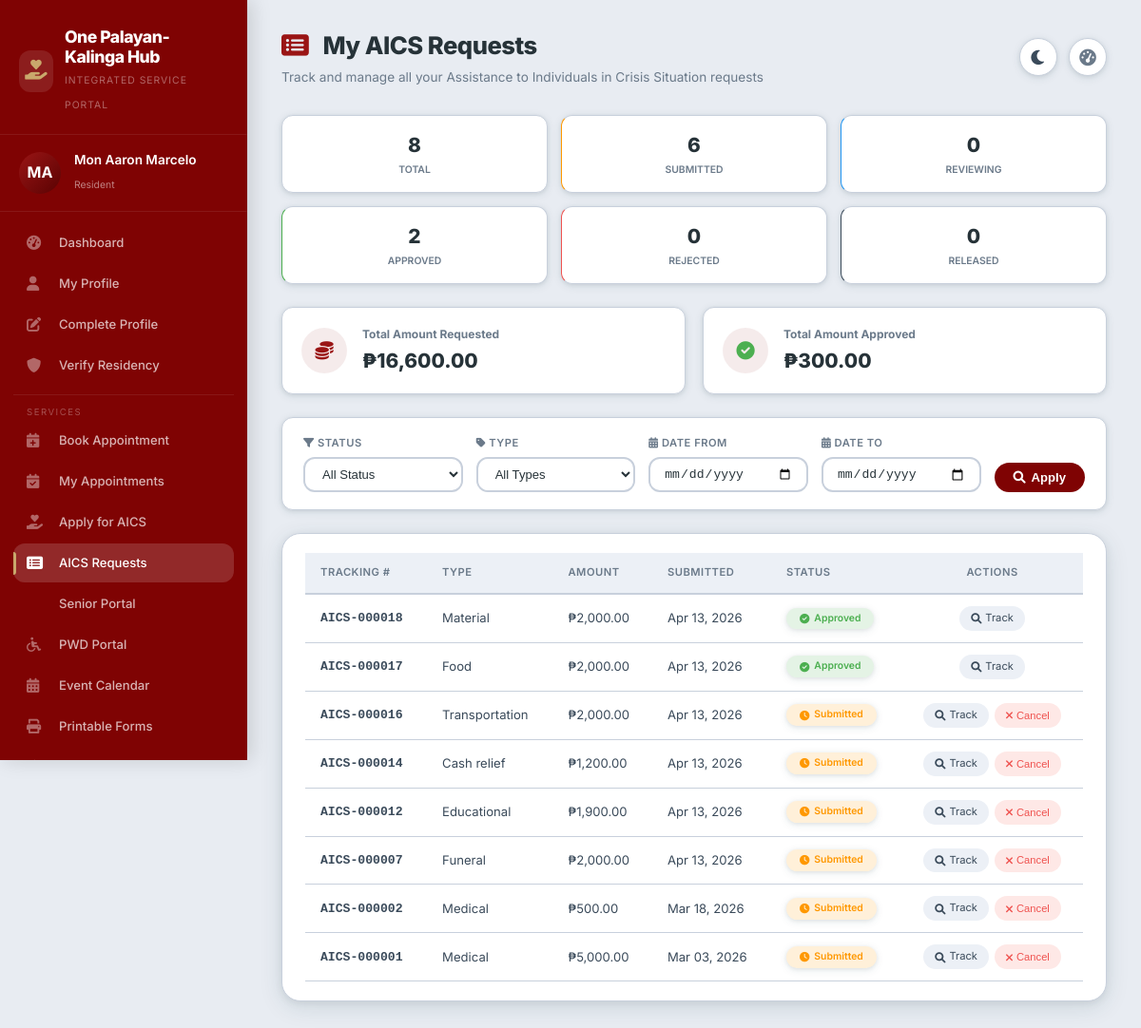
Page /aics-requests.php (signed in) on the earlier database version.
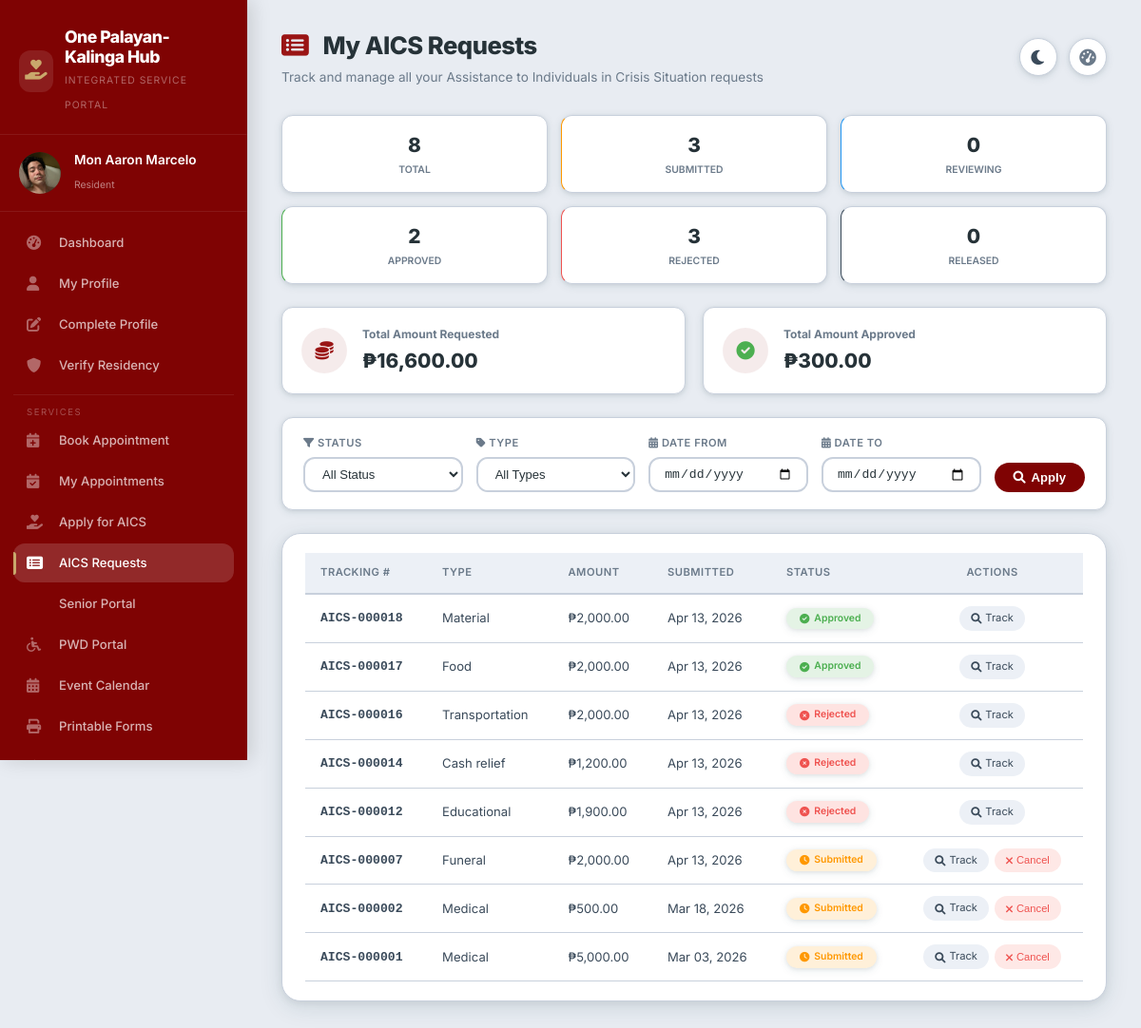
Same page on the later database version.
### tables this page shows
CREATE TABLE `aics_requests` (
  `aics_id` int(11) NOT NULL,
  `user_id` int(11) NOT NULL,
  `request_type` enum('medical','funeral','educational','transportation','food','cash_relief','material') NOT NULL,
  `amount_requested` decimal(10,2) DEFAULT NULL,
  `amount_approved` decimal(10,2) DEFAULT NULL,
  `purpose` text DEFAULT NULL,
  `status` enum('submitted','reviewing','approved','rejected','released') DEFAULT 'submitted',
  `submission_date` timestamp NOT NULL DEFAULT current_timestamp(),
  `reviewed_by` int(11) DEFAULT NULL,
  `review_date` datetime DEFAULT NULL,
  `approved_by` int(11) DEFAULT NULL,
  `approval_date` datetime DEFAULT NULL,
  `release_date` datetime DEFAULT NULL,
  `rejection_reason` text DEFAULT NULL
);

CREATE TABLE `users` (
  `user_id` int(11) NOT NULL,
  `username` varchar(50) NOT NULL,
  `password` varchar(255) NOT NULL,
  `email` varchar(100) NOT NULL,
  `first_name` varchar(50) NOT NULL,
  `last_name` varchar(50) NOT NULL,
  `contact_number` varchar(20) DEFAULT NULL,
  `address` text DEFAULT NULL,
  `role` enum('resident','staff','admin') DEFAULT 'resident',
  `status` enum('active','inactive') DEFAULT 'active',
  `created_at` timestamp NOT NULL DEFAULT current_timestamp(),
  `updated_at` timestamp NOT NULL DEFAULT current_timestamp() ON UPDATE current_timestamp(),
  `last_login` datetime DEFAULT NULL,
  `is_active` tinyint(1) NOT NULL DEFAULT 1,
  `profile_picture` varchar(255) DEFAULT NULL,
  `verification_status` enum('pending','verified','rejected') DEFAULT 'pending',
  `verification_date` timestamp NULL DEFAULT NULL,
  `verified_by` int(11) DEFAULT NULL
);

### aics-requests.php (the view, shortened to what the changed rows need)
<?php
$database = new Database();
$db = $database->getConnection();
$query = "SELECT * FROM aics_requests
          WHERE user_id = :user_id";
$params = [':user_id' => $_SESSION['user_id']];
$query .= " ORDER BY submission_date DESC";
$stmt = $db->prepare($query);
foreach ($params as $key => $value) {
    $stmt->bindValue($key, $value);
}
$stmt->execute();
$stats_query = "SELECT
    COUNT(*) as total,
    SUM(CASE WHEN status = 'submitted' THEN 1 ELSE 0 END) as submitted,
    SUM(CASE WHEN status = 'reviewing' THEN 1 ELSE 0 END) as reviewing,
    SUM(CASE WHEN status = 'approved' THEN 1 ELSE 0 END) as approved,
    SUM(CASE WHEN status = 'rejected' THEN 1 ELSE 0 END) as rejected,
    SUM(CASE WHEN status = 'released' THEN 1 ELSE 0 END) as released,
    SUM(amount_requested) as total_amount,
    SUM(CASE WHEN status = 'approved' THEN amount_approved ELSE 0 END) as total_approved
    FROM aics_requests WHERE user_id = :user_id";
$stats_stmt = $db->prepare($stats_query);
$stats_stmt->bindParam(':user_id', $_SESSION['user_id']);
$stats_stmt->execute();
$stats = $stats_stmt->fetch(PDO::FETCH_ASSOC);
$initials = '';
$name_parts = explode(' ', $_SESSION['full_name']);
foreach($name_parts as $part) {
    $initials .= strtoupper(substr($part, 0, 1));
}
$initials = substr($initials, 0, 2);
$avatar_url = '';
$user_query = "SELECT profile_picture FROM users WHERE user_id = :user_id";
$user_stmt = $db->prepare($user_query);
$user_stmt->bindParam(':user_id', $_SESSION['user_id']);
$user_stmt->execute();
$user_data = $user_stmt->fetch(PDO::FETCH_ASSOC);
if ($user_data) {
    $profile_picture = $user_data['profile_picture'] ?? '';
    $avatar_url = !empty($profile_picture) && file_exists($profile_picture)
        ? $profile_picture
        : '';
}
$dark_mode = isset($_COOKIE['dark_mode']) && $_COOKIE['dark_mode'] === 'enabled';
?>
<!DOCTYPE html>
<html lang="en" data-theme="<?php echo $dark_mode ? 'dark' : 'light'; ?>">
<head>
    <link rel="stylesheet" href="https://cdnjs.cloudflare.com/ajax/libs/font-awesome/6.0.0/css/all.min.css">
    <link rel="stylesheet" href="css/portal-layout.css">
</head>
<body>
    <div class="app-container">
        <div class="sidebar" id="sidebar">
            <div class="sidebar-header">
                <div class="logo-text">
                    <h2>One Palayan-Kalinga Hub</h2>
                </div>
            </div>
            <div class="user-info-sidebar">
                <div class="user-avatar-sidebar">
                    <?php if(!empty($avatar_url)): ?>
                        <img src="<?php echo htmlspecialchars($avatar_url); ?>" alt="Profile">
                    <?php else: ?>
                        <?php echo $initials; ?>
                    <?php endif; ?>
                </div>
                <div>
                    <h4><?php echo htmlspecialchars($_SESSION['full_name']); ?></h4>
                    <span>Resident</span>
                </div>
            </div>
        </div>
        <div class="main-content">
            <div class="top-bar">
                <div class="top-bar-left">
                    <div class="page-title">
                        <h1><i class="fas fa-list-alt" style="color: var(--maroon-light); margin-right: 10px;"></i> My AICS Requests</h1>
                    </div>
                </div>
            </div>
        <div class="stats-grid">
            <div class="stat-card submitted" onclick="window.location.href='aics-requests.php?status=submitted'">
                <div class="stat-number"><?php echo $stats['submitted'] ?? 0; ?></div>
                <div class="stat-label">Submitted</div>
            </div>
            <div class="stat-card rejected" onclick="window.location.href='aics-requests.php?status=rejected'">
                <div class="stat-number"><?php echo $stats['rejected'] ?? 0; ?></div>
                <div class="stat-label">Rejected</div>
            </div>
        </div>
        <?php if($stmt->rowCount() > 0): ?>
        <div class="table-container">
            <table class="requests-table">
                <thead>
                    <tr>
                        <th>Tracking #</th>
                        <th>Type</th>
                        <th>Amount</th>
                        <th>Submitted</th>
                        <th>Status</th>
                        <th style="text-align: center;">Actions</th>
                    </tr>
                </thead>
                <tbody>
                    <?php while($request = $stmt->fetch(PDO::FETCH_ASSOC)): ?>
                    <tr>
                        <td class="tracking-code">AICS-<?php echo str_pad($request['aics_id'], 6, '0', STR_PAD_LEFT); ?></td>
                        <td><?php echo ucfirst(str_replace('_', ' ', $request['request_type'])); ?></td>
                        <td>₱<?php echo number_format($request['amount_requested'], 2); ?></td>
                        <td><?php echo date('M d, Y', strtotime($request['submission_date'])); ?></td>
                        <td>
                            <span class="status-badge <?php echo $request['status']; ?>">
                                <i class="fas fa-<?php
                                    echo $request['status'] == 'submitted' ? 'clock' :
                                        ($request['status'] == 'reviewing' ? 'search' :
                                        ($request['status'] == 'approved' ? 'check-circle' :
                                        ($request['status'] == 'released' ? 'gift' : 'times-circle')));
                                ?>"></i>
                                <?php echo ucfirst($request['status']); ?>
                            </span>
                        </td>
                        <td style="text-align: center;">
                            <div class="action-buttons" style="justify-content: center;">
                                <a href="track-aics.php?tracking=AICS-<?php echo str_pad($request['aics_id'], 6, '0', STR_PAD_LEFT); ?>" class="btn-view">
                                    <i class="fas fa-search"></i> Track
                                </a>
                                <?php if($request['status'] == 'submitted' || $request['status'] == 'reviewing'): ?>
                                <button onclick="showCancelModal(<?php echo $request['aics_id']; ?>)" class="btn-cancel">
                                    <i class="fas fa-times"></i> Cancel
                                </button>
                                <?php endif; ?>
                            </div>
                        </td>
                    </tr>
                    <?php endwhile; ?>
                </tbody>
            </table>
        </div>
        <?php endif; ?>
    </div>
</div>
</body>
</html>

Differences in the rows shown:
now on this page (row edited): users: profile_picture (picture)
changed aics_requests "Transportation": status "Submitted" → "Rejected"; no longer shows "Cancel"
changed aics_requests "Cash relief": status "Submitted" → "Rejected"; no longer shows "Cancel"
changed aics_requests "Educational": status "Submitted" → "Rejected"; no longer shows "Cancel"
Other differences:
$stats['submitted']: "6" → "3"
$stats['rejected']: "0" → "3"
$initials: "MA" → (not shown)
